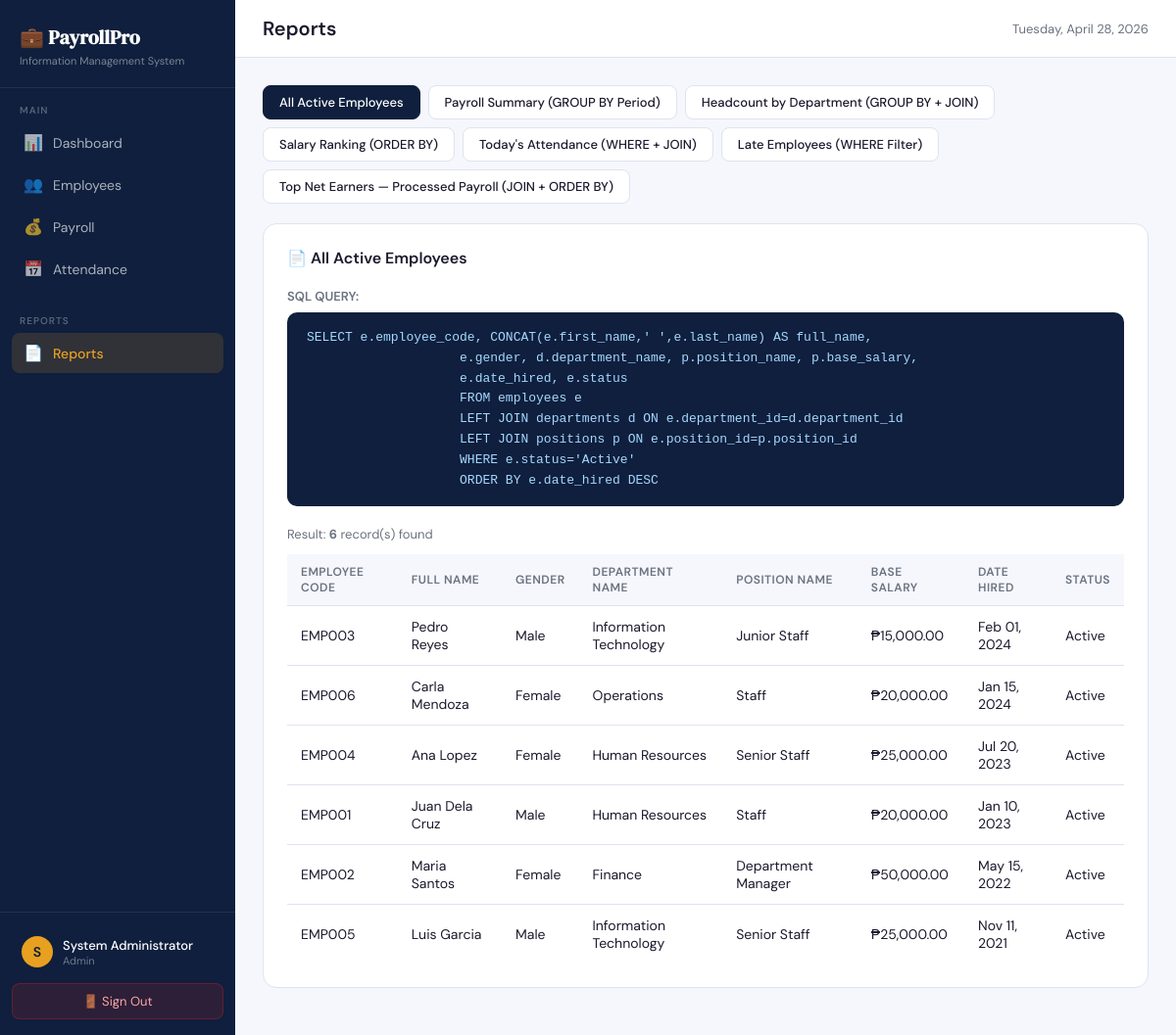
The page /pages/reports.php (signed in) on the database its author committed.
### tables this page shows
CREATE TABLE employees (
    employee_id        INT AUTO_INCREMENT PRIMARY KEY,
    employee_code      VARCHAR(20) UNIQUE,
    first_name         VARCHAR(50) NOT NULL,
    last_name          VARCHAR(50) NOT NULL,
    middle_name        VARCHAR(50),
    suffix             VARCHAR(10),
    gender             ENUM('Male','Female','Other','Prefer not to say'),
    birth_date         DATE,
    contact_number     VARCHAR(20),
    alternate_contact  VARCHAR(20),
    email              VARCHAR(100) UNIQUE,
    address            TEXT,
    bank_account_number VARCHAR(50),
    tin_number         VARCHAR(50),
    sss_number         VARCHAR(20),
    philhealth_number  VARCHAR(20),
    pagibig_number     VARCHAR(20),
    date_hired         DATE NOT NULL,
    date_regularized   DATE,
    date_resigned      DATE,
    status             ENUM('Active','Resigned','Terminated','On Leave') DEFAULT 'Active',
    department_id      INT,
    position_id        INT,
    supervisor_id      INT,
    created_at         TIMESTAMP DEFAULT CURRENT_TIMESTAMP,
    updated_at         TIMESTAMP DEFAULT CURRENT_TIMESTAMP ON UPDATE CURRENT_TIMESTAMP,
    FOREIGN KEY (department_id) REFERENCES departments(department_id),
    FOREIGN KEY (position_id)   REFERENCES positions(position_id),
    FOREIGN KEY (supervisor_id) REFERENCES employees(employee_id),
    INDEX idx_status      (status),
    INDEX idx_department  (department_id),
    INDEX idx_position    (position_id),
    INDEX idx_date_hired  (date_hired)
);

CREATE TABLE departments (
    department_id   INT AUTO_INCREMENT PRIMARY KEY,
    department_name VARCHAR(100) UNIQUE NOT NULL,
    description     TEXT,
    created_at      TIMESTAMP DEFAULT CURRENT_TIMESTAMP
);

CREATE TABLE positions (
    position_id              INT AUTO_INCREMENT PRIMARY KEY,
    position_name            VARCHAR(100) UNIQUE NOT NULL,
    position_level           VARCHAR(50),
    base_salary              DECIMAL(10,2) NOT NULL CHECK (base_salary >= 0),
    overtime_rate_multiplier DECIMAL(3,2) DEFAULT 1.5,
    created_at               TIMESTAMP DEFAULT CURRENT_TIMESTAMP
);

### pages/reports.php (the view, shortened to what this page needs)
<?php
$conn = getConnection();
$active = $_GET['report'] ?? 'employee_list';
$rpt    = $reports[$active];
$result = $conn->query($rpt['sql']);
$cols   = [];
$rows   = [];
if ($result && $result->num_rows > 0) {
    $cols = array_keys($result->fetch_assoc());
    $result->data_seek(0);
    while ($row = $result->fetch_assoc()) $rows[] = $row;
}
include '../includes/header.php';
?>
<div class="report-nav">
    <?php foreach ($reports as $key => $rpt_item): ?>
    <a href="?report=<?= $key ?>" class="<?= $active===$key ? 'active' : '' ?>">
        <?= htmlspecialchars($rpt_item['title']) ?>
    </a>
    <?php endforeach; ?>
</div>
<div class="card">
    <div class="card-header">
        <span class="card-title">📄 <?= htmlspecialchars($reports[$active]['title']) ?></span>
    </div>
    <p style="font-size:13px;font-weight:600;margin-bottom:8px;color:var(--muted)">SQL QUERY:</p>
    <div class="sql-block"><?= htmlspecialchars(trim($reports[$active]['sql'])) ?></div>
    <p class="result-count">Result: <strong><?= count($rows) ?></strong> record(s) found</p>
    <div class="table-wrap">
        <table>
            <?php if (!empty($cols)): ?>
            <thead>
                <tr>
                    <?php foreach ($cols as $col): ?>
                    <th><?= htmlspecialchars(str_replace('_', ' ', strtoupper($col))) ?></th>
                    <?php endforeach; ?>
                </tr>
            </thead>
            <tbody>
                <?php foreach ($rows as $row): ?>
                <tr>
                    <?php foreach ($row as $key => $val): ?>
                    <td>
                        <?php
                        if (str_contains($key, 'salary') || str_contains($key, 'pay') || str_contains($key, 'gross') || str_contains($key, 'deduction') || str_contains($key, 'net')) {
                            echo $val !== null ? '₱' . number_format((float)$val, 2) : '—';
                        } elseif (str_contains($key, 'date') && $val) {
                            echo date('M d, Y', strtotime($val));
                        } elseif ($val === null || $val === '') {
                            echo '—';
                        } else {
                            echo htmlspecialchars($val);
                        }
                        ?>
                    </td>
                    <?php endforeach; ?>
                </tr>
                <?php endforeach; ?>
            </tbody>
            <?php endif; ?>
        </table>
    </div>
</div>
<?php include '../includes/footer.php'; ?>

### includes/header.php (style rules this page uses)
*, *::before, *::after { box-sizing: border-box; margin: 0; padding: 0; }
:root { --navy: #0f1f3d; --blue: #1a3a6b; --accent: #e8a020; --light: #f5f7fc; --white: #ffffff; --text: #1a1a2e; --muted: #6b7280; --border: #dde3f0; --success: #16a34a; --danger: #dc2626; --warning: #d97706; --sidebar-w: 240px; }
body { font-family: 'DM Sans', sans-serif; background: var(--light); color: var(--text); display: flex; min-height: 100vh; }
.card { background: var(--white); border-radius: 14px; border: 1px solid var(--border); padding: 24px; margin-bottom: 20px; }
.card-header { display: flex; align-items: center; justify-content: space-between; margin-bottom: 20px; }
.card-title { font-size: 16px; font-weight: 600; color: var(--text); }
.table-wrap { overflow-x: auto; }
table { width: 100%; border-collapse: collapse; font-size: 14px; }
th { background: var(--light); padding: 10px 14px; text-align: left; font-size: 12px; font-weight: 600; color: var(--muted); text-transform: uppercase; letter-spacing: 0.04em; border-bottom: 1px solid var(--border); }
td { padding: 12px 14px; border-bottom: 1px solid var(--border); color: var(--text); vertical-align: middle; }
tr:last-child td { border-bottom: none; }

### pages/reports.php (style rules this page uses)
.report-nav { display: flex; gap: 8px; flex-wrap: wrap; margin-bottom: 20px; }
.report-nav a { padding: 8px 16px; border-radius: 8px; font-size: 13px; font-weight: 500; text-decoration: none; background: var(--white); border: 1.5px solid var(--border); color: var(--text); transition: all 0.15s; }
.report-nav a.active { background: var(--navy); color: var(--white); border-color: var(--navy); }
.sql-block { background: #0f1f3d; color: #a5d8ff; border-radius: 10px; padding: 16px 20px; font-family: 'Courier New', monospace; font-size: 13px; line-height: 1.6; margin-bottom: 20px; overflow-x: auto; white-space: pre; }
.result-count { font-size: 13px; color: var(--muted); margin-bottom: 12px; }

### rows shown on the page
employees: employee_code "EMP003", val "Pedro Reyes", gender "Male", department.department_name "Information Technology", position.position_name "Junior Staff", position.base_salary "15,000.00", date_hired "Feb 01, 2024", status "Active"
employees: employee_code "EMP006", val "Carla Mendoza", gender "Female", department.department_name "Operations", position.position_name "Staff", position.base_salary "20,000.00", date_hired "Jan 15, 2024", status "Active"
employees: employee_code "EMP004", val "Ana Lopez", gender "Female", department.department_name "Human Resources", position.position_name "Senior Staff", position.base_salary "25,000.00", date_hired "Jul 20, 2023", status "Active"
employees: employee_code "EMP001", val "Juan Dela Cruz", gender "Male", department.department_name "Human Resources", position.position_name "Staff", position.base_salary "20,000.00", date_hired "Jan 10, 2023", status "Active"
employees: employee_code "EMP002", val "Maria Santos", gender "Female", department.department_name "Finance", position.position_name "Department Manager", position.base_salary "50,000.00", date_hired "May 15, 2022", status "Active"
employees: employee_code "EMP005", val "Luis Garcia", gender "Male", department.department_name "Information Technology", position.position_name "Senior Staff", position.base_salary "25,000.00", date_hired "Nov 11, 2021", status "Active"

### other values the page prints
substr($user['name'], 0, 1) "S"
$user['name'] "System Administrator"
$user['role'] "Admin"
$currentPage "Reports"
$rpt_item['title'] "All Active Employees"
$rpt_item['title'] "Payroll Summary (GROUP BY Period)"
$rpt_item['title'] "Headcount by Department (GROUP BY + JOIN)"
$rpt_item['title'] "Salary Ranking (ORDER BY)"
$rpt_item['title'] "Today's Attendance (WHERE + JOIN)"
$rpt_item['title'] "Late Employees (WHERE Filter)"
$rpt_item['title'] "Top Net Earners — Processed Payroll (JOIN + ORDER BY)"
$reports[$active]['title'] "All Active Employees"
count($rows) "6"
str_replace('_', ' ', strtoupper($col)) "EMPLOYEE CODE"
str_replace('_', ' ', strtoupper($col)) "FULL NAME"
